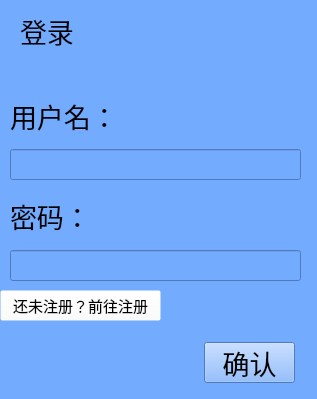
<?xml version="1.0" encoding="UTF-8"?>
<ui version="4.0">
 <class>Form</class>
 <widget class="QWidget" name="Form">
  <property name="geometry">
   <rect>
    <x>0</x>
    <y>0</y>
    <width>317</width>
    <height>399</height>
   </rect>
  </property>
  <property name="minimumSize">
   <size>
    <width>317</width>
    <height>399</height>
   </size>
  </property>
  <property name="maximumSize">
   <size>
    <width>317</width>
    <height>399</height>
   </size>
  </property>
  <property name="windowTitle">
   <string>Form</string>
  </property>
  <property name="styleSheet">
   <string notr="true">background:rgb(115, 171, 255)</string>
  </property>
  <widget class="QLabel" name="label">
   <property name="geometry">
    <rect>
     <x>20</x>
     <y>10</y>
     <width>71</width>
     <height>41</height>
    </rect>
   </property>
   <property name="font">
    <font>
     <family>Arial</family>
     <pointsize>20</pointsize>
    </font>
   </property>
   <property name="text">
    <string>登录</string>
   </property>
  </widget>
  <widget class="QLabel" name="label_2">
   <property name="geometry">
    <rect>
     <x>10</x>
     <y>100</y>
     <width>221</width>
     <height>31</height>
    </rect>
   </property>
   <property name="font">
    <font>
     <family>Arial</family>
     <pointsize>20</pointsize>
    </font>
   </property>
   <property name="text">
    <string>用户名：</string>
   </property>
  </widget>
  <widget class="QLabel" name="label_3">
   <property name="geometry">
    <rect>
     <x>10</x>
     <y>200</y>
     <width>221</width>
     <height>31</height>
    </rect>
   </property>
   <property name="font">
    <font>
     <family>Arial</family>
     <pointsize>20</pointsize>
    </font>
   </property>
   <property name="text">
    <string>密码：</string>
   </property>
  </widget>
  <widget class="QLineEdit" name="username">
   <property name="geometry">
    <rect>
     <x>10</x>
     <y>149</y>
     <width>291</width>
     <height>31</height>
    </rect>
   </property>
   <property name="font">
    <font>
     <family>Arial</family>
     <pointsize>15</pointsize>
    </font>
   </property>
  </widget>
  <widget class="QLineEdit" name="password">
   <property name="geometry">
    <rect>
     <x>10</x>
     <y>250</y>
     <width>291</width>
     <height>31</height>
    </rect>
   </property>
   <property name="font">
    <font>
     <family>Arial</family>
     <pointsize>15</pointsize>
    </font>
   </property>
  </widget>
  <widget class="QPushButton" name="enter">
   <property name="geometry">
    <rect>
     <x>204</x>
     <y>342</y>
     <width>91</width>
     <height>41</height>
    </rect>
   </property>
   <property name="font">
    <font>
     <family>Arial</family>
     <pointsize>20</pointsize>
    </font>
   </property>
   <property name="text">
    <string>确认</string>
   </property>
  </widget>
  <widget class="QPushButton" name="joinbut">
   <property name="enabled">
    <bool>true</bool>
   </property>
   <property name="geometry">
    <rect>
     <x>0</x>
     <y>290</y>
     <width>161</width>
     <height>31</height>
    </rect>
   </property>
   <property name="minimumSize">
    <size>
     <width>30</width>
     <height>30</height>
    </size>
   </property>
   <property name="maximumSize">
    <size>
     <width>200</width>
     <height>50</height>
    </size>
   </property>
   <property name="font">
    <font>
     <family>Arial</family>
     <pointsize>11</pointsize>
    </font>
   </property>
   <property name="styleSheet">
    <string notr="true">background:rgba(255, 255, 255, 0)</string>
   </property>
   <property name="text">
    <string>还未注册？前往注册</string>
   </property>
  </widget>
 </widget>
 <resources/>
 <connections/>
</ui>
